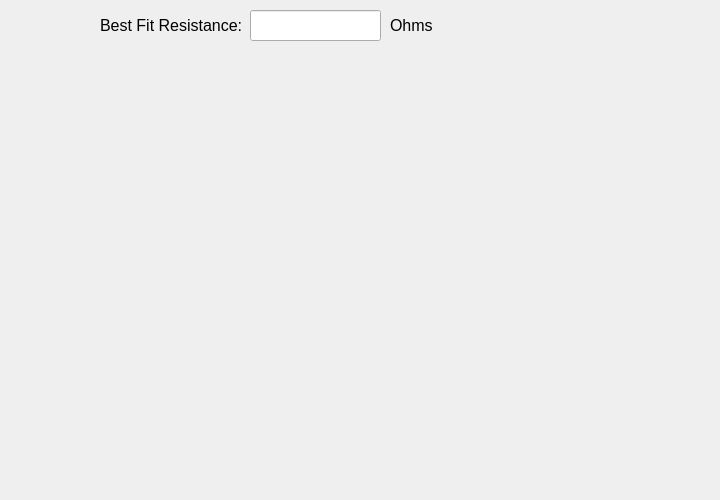
            <widget class="QWidget" name="tab_8">
             <attribute name="title">
              <string>Descending Source Plot</string>
             </attribute>
             <widget class="QWidget" name="widget_right" native="true">
              <property name="geometry">
               <rect>
                <x>10</x>
                <y>50</y>
                <width>701</width>
                <height>441</height>
               </rect>
              </property>
              <property name="sizePolicy">
               <sizepolicy hsizetype="Expanding" vsizetype="Minimum">
                <horstretch>0</horstretch>
                <verstretch>0</verstretch>
               </sizepolicy>
              </property>
              <widget class="MatplotlibWidget" name="mplwidget_right">
               <property name="geometry">
                <rect>
                 <x>200</x>
                 <y>140</y>
                 <width>151</width>
                 <height>91</height>
                </rect>
               </property>
               <property name="sizePolicy">
                <sizepolicy hsizetype="Preferred" vsizetype="Preferred">
                 <horstretch>0</horstretch>
                 <verstretch>0</verstretch>
                </sizepolicy>
               </property>
              </widget>
             </widget>
             <widget class="QLabel" name="label_20">
              <property name="geometry">
               <rect>
                <x>100</x>
                <y>10</y>
                <width>151</width>
                <height>31</height>
               </rect>
              </property>
              <property name="font">
               <font>
                <pointsize>12</pointsize>
               </font>
              </property>
              <property name="text">
               <string>Best Fit Resistance:</string>
              </property>
             </widget>
             <widget class="QLineEdit" name="lineEdit_best_fit_resistance_descending">
              <property name="geometry">
               <rect>
                <x>250</x>
                <y>10</y>
                <width>131</width>
                <height>31</height>
               </rect>
              </property>
              <property name="font">
               <font>
                <pointsize>12</pointsize>
               </font>
              </property>
              <property name="text">
               <string/>
              </property>
             </widget>
             <widget class="QLabel" name="label_resistance_unit_descending">
              <property name="geometry">
               <rect>
                <x>390</x>
                <y>10</y>
                <width>51</width>
                <height>31</height>
               </rect>
              </property>
              <property name="font">
               <font>
                <pointsize>12</pointsize>
               </font>
              </property>
              <property name="text">
               <string>Ohms</string>
              </property>
             </widget>
             <zorder>label_20</zorder>
             <zorder>lineEdit_best_fit_resistance_descending</zorder>
             <zorder>label_resistance_unit_descending</zorder>
             <zorder>widget_right</zorder>
            </widget>
